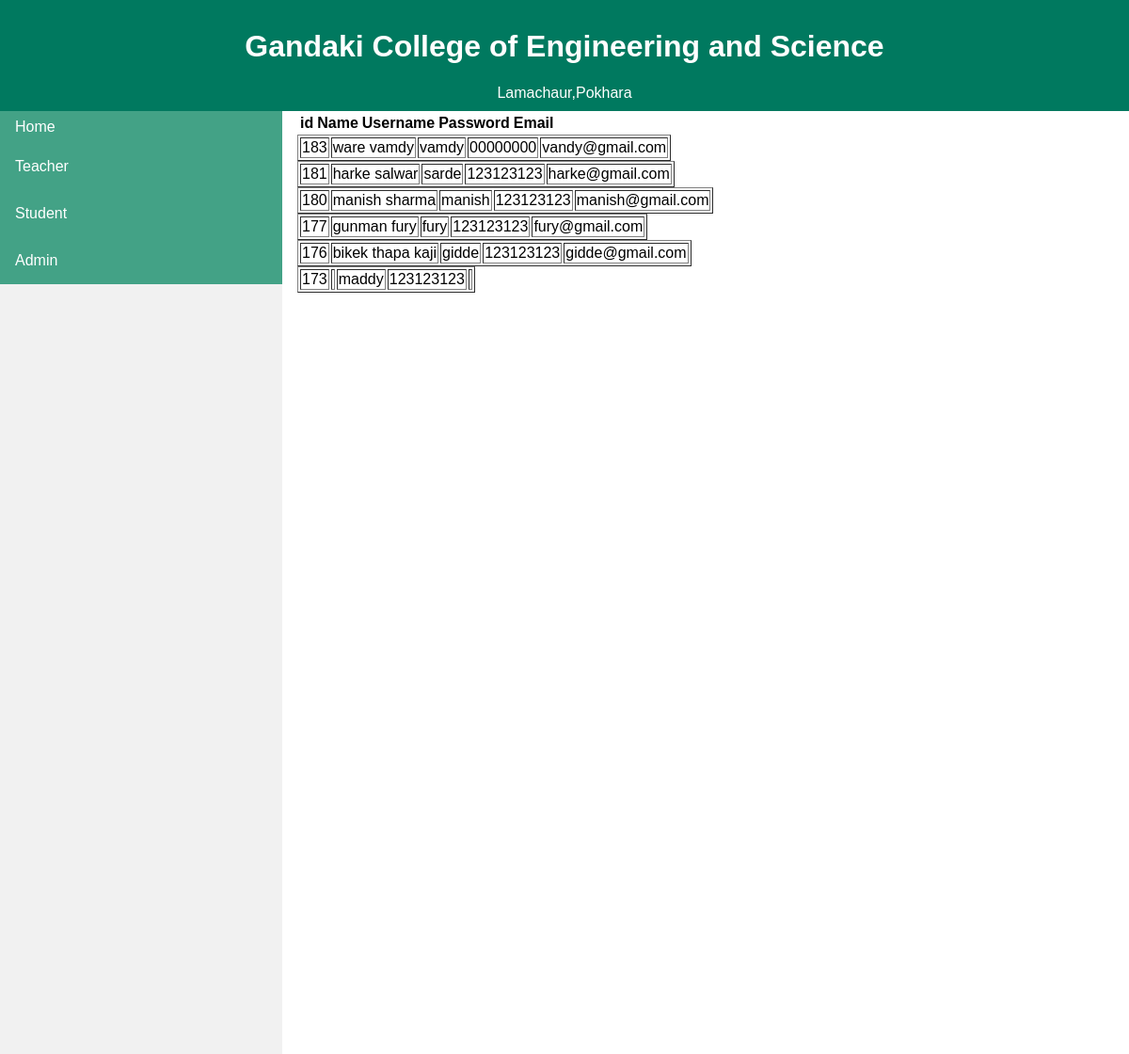
Page /admin/listteacher.php on the committed database.
### tables this page shows
CREATE TABLE `commoninfo` (
  `id` int(11) NOT NULL,
  `Name` varchar(50) NOT NULL,
  `Username` varchar(25) NOT NULL,
  `Password` varchar(50) NOT NULL,
  `Email` varchar(25) NOT NULL,
  `AccountType` varchar(15) NOT NULL
);

### admin/listteacher.php (the view, shortened to what this page needs)
<?php
	$conn=mysqli_connect("localhost","root","",'studentportal');
	$sql="SELECT * FROM commoninfo where AccountType='teacher'";
	$result=mysqli_query($conn,$sql);
?>
<html>
<head>
</head>
  <body>
    <header>
      <h1> Gandaki College of Engineering and Science<br></h1>
       <span id="lamachour"> Lamachaur,Pokhara </span>
    </header>
  <ul>
    <li>
      <a class="active" href="#home">Home</a></li>
    <li>
        <div class="dropbtn">Teacher
        </div>
    </li>
    <li>
        <div class="dropbtn">Student
        </div>
    </li>
    <li>
        <div class="dropbtn">Admin
        </div>
    </li>
  </ul>
	<div style="margin-left:25%;padding:1px 16px;height:1000px;">
		<?php
			echo "<table>
					<tr>
						<th>id</th>
						<th>Name</th>
						<th>Username</th>
						<th>Password</th>
						<th>Email</th>
					</tr>
					</table>";
			while($row=mysqli_fetch_assoc($result)){
				echo "<table border =1>
					<tr>
							<td>".$row['id']."</td>
							<td>".$row['Name']."</td>
							<td>".$row['Username']."</td>
							<td>".$row['Password']."</td>
							<td>".$row['Email']."</td>
						</tr>
				</table>";
			}
			?>
  </div>
</body>
</html>

### admin/listteacher.php (style rules this page uses)
body { margin: 0; }
ul { list-style-type: none; margin: 0; padding: 0; width: 25%; background-color: #f1f1f1; position: fixed; height: 100%; overflow: auto; }
li a { display: block; color: #000; padding: 8px 0 8px 16px; text-decoration: none; }
li a.active { background-color:#43A286; color: white; }
html { font-family: sans-serif; }
header { background: #00795f; width: 100%; padding: 10px 0; color: white; text-align: center; }
.dropbtn { background-color: #43A286; color: white; padding: 16px; font-size: 16px; border: none; cursor: pointer; width :100%; display:block ; }

### rows in the picture
commoninfo: id "183", Name "ware vamdy", Username "vamdy", Password "00000000", Email "vandy@gmail.com"
commoninfo: id "181", Name "harke salwar", Username "sarde", Password "123123123", Email "harke@gmail.com"
commoninfo: id "180", Name "manish sharma", Username "manish", Password "123123123", Email "manish@gmail.com"
commoninfo: id "177", Name "gunman fury", Username "fury", Password "123123123", Email "fury@gmail.com"
commoninfo: id "176", Name "bikek thapa kaji", Username "gidde", Password "123123123", Email "gidde@gmail.com"
commoninfo: id "173", Username "maddy", Password "123123123"
